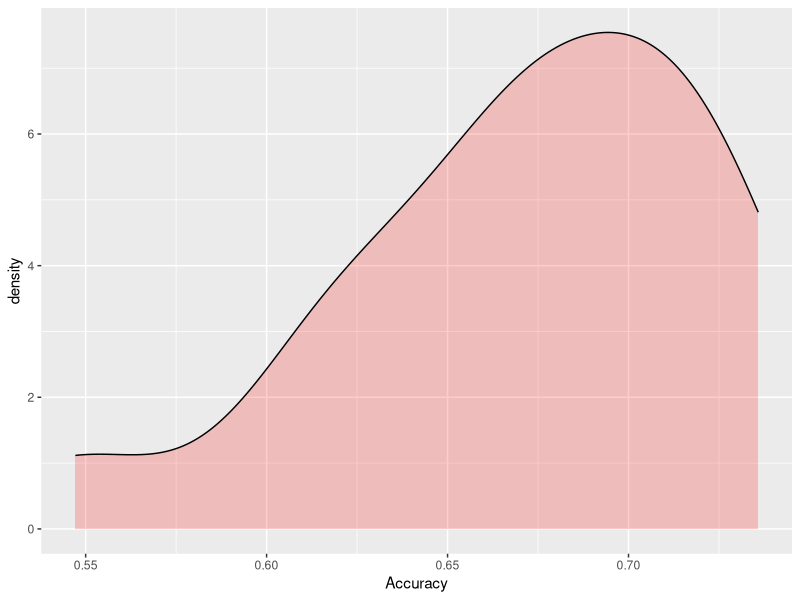

Reproduce this figure in R.
## ---- chunk 1
# Install and load the caret package
library(caret)

# Bring the sonar dataset into our environment
library(mlbench)
data("Sonar")
# We'll take a subset of these sonar columns
Sonar <- Sonar[, c(1:20, 61)]

library(Metrics)
library(tidyverse)
## ---- chunk 2
data_split <- createDataPartition(Sonar$Class, p = .75, list = F)
# Index Sonar by data.split to get a training and testing set
training <- Sonar[data_split, ]
testing <- Sonar[-data_split, ]
## ---- chunk 3
sonar_glm_cv <- train(Class ~ ., data = training,
                      method = "glm", family = "binomial",
                      trControl = trainControl(method = "repeatedcv",
                                               repeats = 5, number = 3,
                                               savePredictions = T))
## ---- chunk 4
ggplot(data = sonar_glm_cv$resample, aes(x = Accuracy)) +
  geom_density(alpha = .2, fill="red")
## ---- chunk 5
# Calling predict on the caret output brings back class predictions
class_predictions <- predict(sonar_glm_cv, newdata = testing)
## ---- chunk 6
confusionMatrix(data = class_predictions, reference = testing$Class,
                positive = "R")
